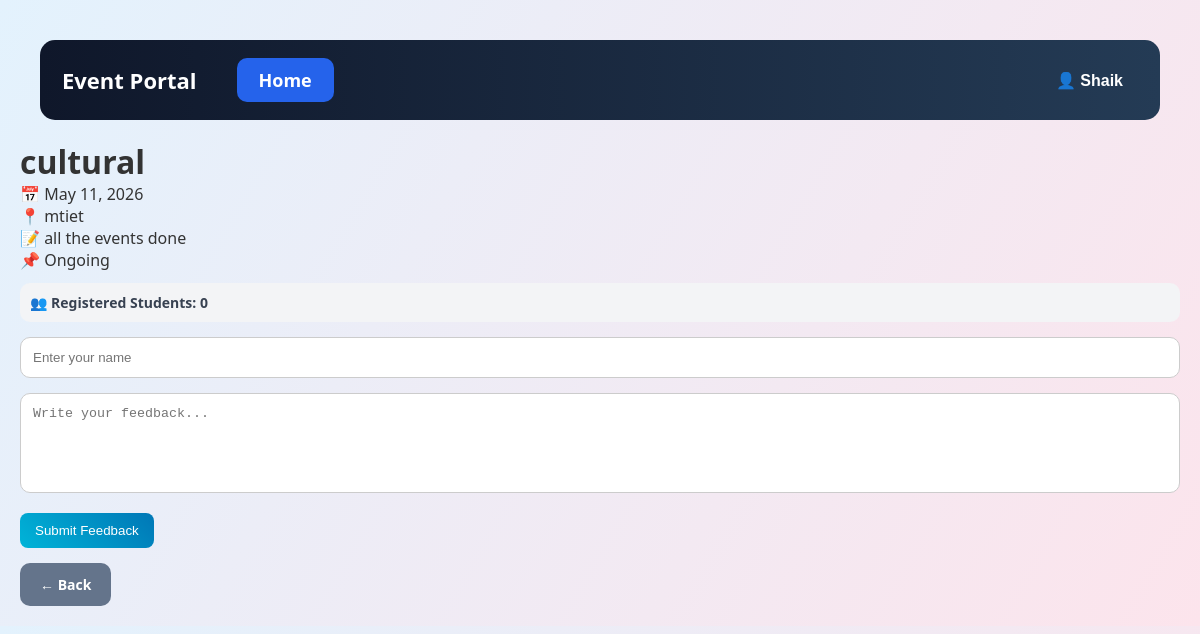
Before: /event/17/ (signed in) with the older database file.
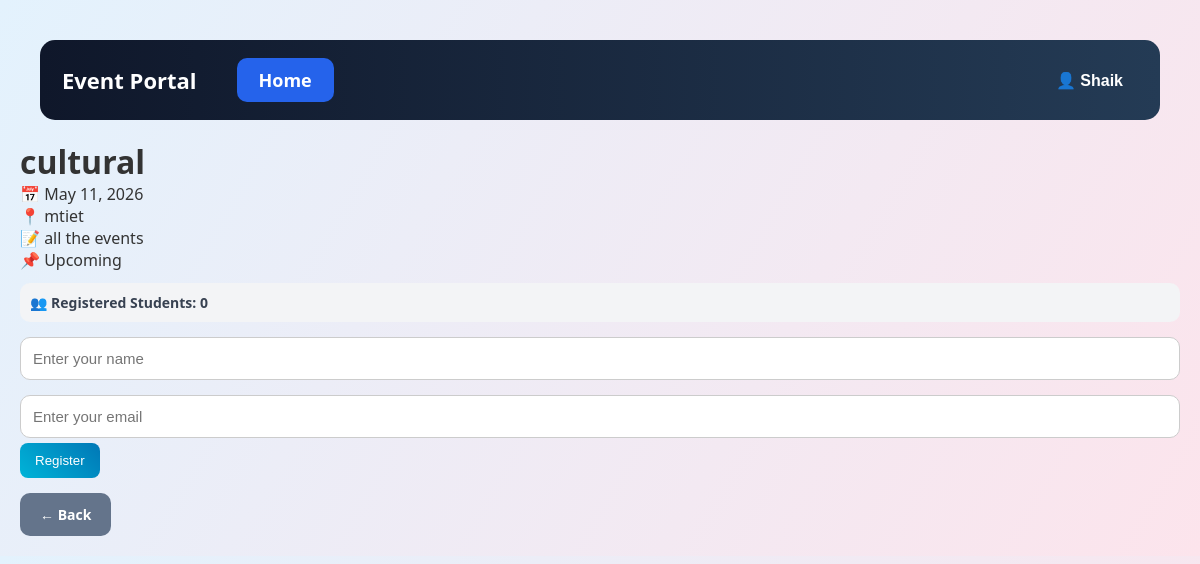
After: the same page with the newer database file.
### events/models.py (models this page shows, shortened)
class Event(models.Model):
    STATUS_CHOICES = (
        ('Upcoming', 'Upcoming'),
        ('Ongoing', 'Ongoing'),
        ('Completed', 'Completed'),
    )
    name = models.CharField(max_length=100)
    date = models.DateField()
    location = models.CharField(max_length=100)
    description = models.TextField()
    status = models.CharField(
        max_length=20,
        choices=STATUS_CHOICES,
        default='Upcoming'
    )

### events/views.py (the view, shortened to what this page needs)
# urls.py: path('event/<int:event_id>/', views.event_detail, name='event_detail'),
@login_required
def event_detail(request, event_id):
    event = get_object_or_404(
        Event,
        id=event_id
    )
    return render(
        request,
        'events/event_detail.html',
        {
            'event': event,
            'is_student': is_student(request.user),
            'is_admin': is_admin(request.user),
        }
    )

### events/views.py (called while the page is built)
def is_admin(user):
    if user.is_superuser:
        return True
    return (
        hasattr(user, 'userprofile')
        and user.userprofile.role == 'admin'
    )

def is_student(user):
    return (
        hasattr(user, 'userprofile')
        and user.userprofile.role == 'student'
    )

### events/templates/events/event_detail.html (shortened to what this page needs)
{% load static %}
<!doctype html>
<html>
  <head>
    <link rel="stylesheet" href="{% static 'events/style.css' %}" />
  </head>
  <body>
    <div class="navbar">
      <div class="logo">Event Portal</div>
      <div class="nav-links">
        <a href="/">Home</a>
      </div>
      <div class="profile-menu">
        <button class="profile-btn">👤 {{ request.user.username }}</button>
      </div>
    </div>
    <div class="event-detail-container">
      <div class="event-detail-card">
        <h1>{{ event.name }}</h1>
        <p>📅 {{ event.date }}</p>
        <p>📍 {{ event.location }}</p>
        <p>📝 {{ event.description }}</p>
        <p>📌 {{ event.status }}</p>
        <div class="register-count">
          👥 Registered Students: {{ event.registration_set.count }}
        </div>
        {% if is_student and event.status == "Upcoming" %}
        <form method="POST" class="register-form">
          <input
            type="text"
            name="student_name"
            placeholder="Enter your name"
            required
          />
          <input
            type="email"
            name="student_email"
            placeholder="Enter your email"
            required
          />
          <button type="submit">Register</button>
        </form>
        {% endif %}
        {% if is_student and event.status != "Upcoming" %}
        <form method="POST" class="feedback-form">
          <input
            type="text"
            name="student_name"
            placeholder="Enter your name"
            required
          />
          <textarea
            name="message"
            placeholder="Write your feedback..."
            required
          ></textarea>
          <button type="submit">Submit Feedback</button>
        </form>
        {% endif %}
        <a href="/" class="back-btn"> ← Back </a>
      </div>
    </div>
  </body>
</html>

Changed rows visible on the page:
changed Event "cultural": description "all the events done" → "all the events"; status "Ongoing" → "Upcoming"
Other visible differences:
text no longer shown: "Submit Feedback"
text now shown: "Register"
